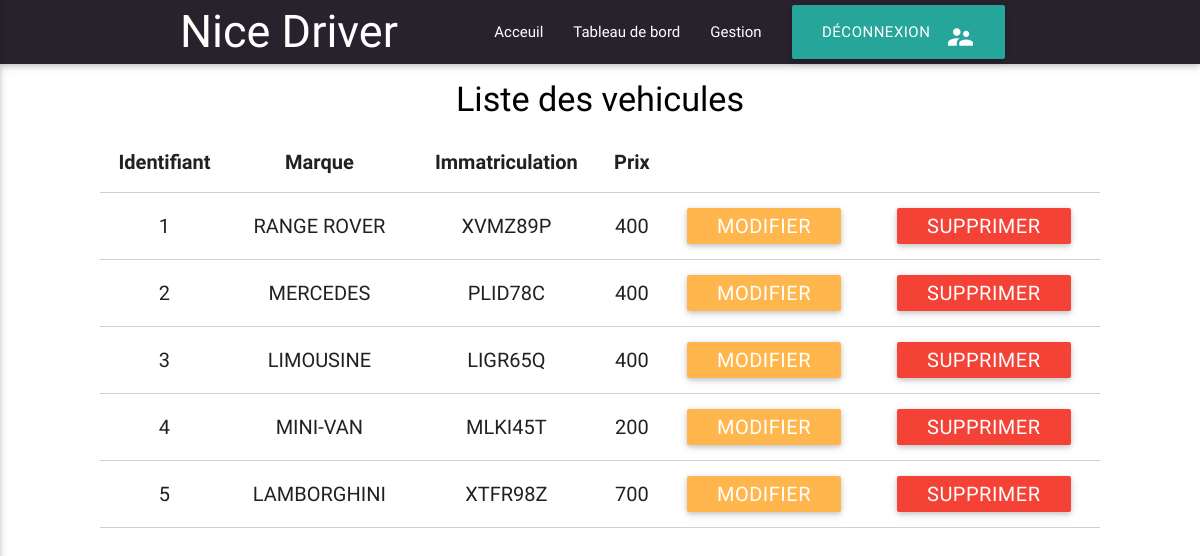
/vue/Vehicule_list.php, run on the app's committed database.
### tables this page shows
CREATE TABLE IF NOT EXISTS `vehicule` (
  `id` int(11) NOT NULL AUTO_INCREMENT,
  `marque` varchar(255) NOT NULL,
  `matricule` varchar(255) NOT NULL,
  `prix` int(11) NOT NULL,
  PRIMARY KEY (`id`)
);

### modele/get_vehicule.php (called while the page is built, shortened)
<?php
class VEHICULE{
	static function get_ALLvehicule()
	{
    $bdd=connexion();
	$req = $bdd->query('SELECT * FROM vehicule');
    $vehicule = $req->fetchAll();
    return $vehicule;
	}
}

### vue/Vehicule_list.php (the view, shortened to what this page needs)
<?php include("menu_admin.php"); ?>
<h4 class="center black-text"> Liste des vehicules</h4>
<div class="tab-content">
    <div id="ReservE" class="tab-pane fade in active">
     <table class="table2 highlight centered bordered  " >
        <thead>
          <tr>
              <th data-field="id">Identifiant</th>
              <th data-field="marque">Marque</th>
              <th data-field="matricule">Immatriculation</th>
              <th data-field="prix">Prix</th>
          </tr>
        </thead>
        <tbody>
          <?php
              require_once('../modele/get_vehicule.php');
              $cars = VEHICULE::get_ALLvehicule();
              foreach($cars as $car)
              {
                print "<tr><td>" .  $car["id"] . "</td>";
                print "<td>" .  $car["marque"] . "</td>";
                print "<td>" .  $car["matricule"] . "</td>";
                print "<td>" .$car["prix"]."</td>";
                print "<td><a class=\"waves-effect waves-light orange lighten-2 btn btn-small btn-lg\" href=\"modifier_vehicule.php?id=".  $car["id"] ."\">Modifier</a></td>";
                print "<td><a class=\"waves-effect waves-light red btn btn-small btn-lg\" href=\"../controller/supprimer_vehicule.php?id=".  $car["id"] ."\">Supprimer</a></td>";
              }
			?>
        </tbody>
      </table>
    </div>
    </div>
  </body>
</html>

### vue/css/style.css (style rules this page uses)
.table2 { background-color: white; width: 1000px; height: 200px; margin: 0 auto; font-size: 20px; border-radius: 0px; overflow: hidden; margin-bottom:100px }
body { display: flex; min-height: 100vh; flex-direction: column; }

### data on the page
vehicule: id "1", marque "RANGE ROVER", matricule "XVMZ89P", prix "400"
vehicule: id "2", marque "MERCEDES", matricule "PLID78C", prix "400"
vehicule: id "3", marque "LIMOUSINE", matricule "LIGR65Q", prix "400"
vehicule: id "4", marque "MINI-VAN", matricule "MLKI45T", prix "200"
vehicule: id "5", marque "LAMBORGHINI", matricule "XTFR98Z", prix "700"
